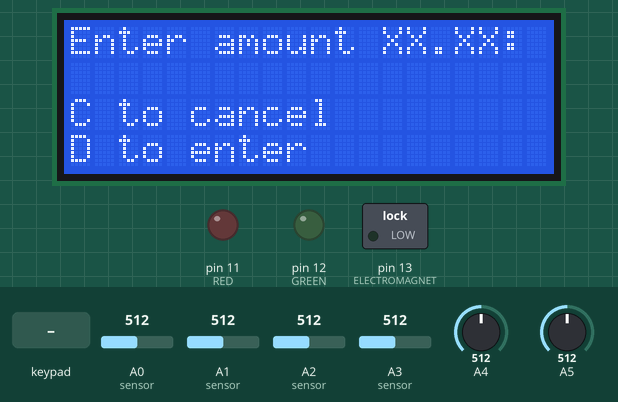
Recording of a sketch running on a simulated Arduino Uno, built with avr-gcc and run on an emulated ATmega328P. Parts: 20×4 character LCD, switched loads named in the sketch (green lamp = pin HIGH), output pins drawn as LEDs (lit = HIGH). The test bench sets the inputs (shaded band); at power-on: A2 (sensor) = 512, A0 (sensor) = 512, A1 (sensor) = 512, A3 (sensor) = 512, A4 = 512, A5 = 512. What the sketch prints to the serial monitor is not drawn.

Above: at 2.2 s.
2.3 s: keypad keys 9 8 7 6 D pressed 0.4 s apart
At 5.3 s:
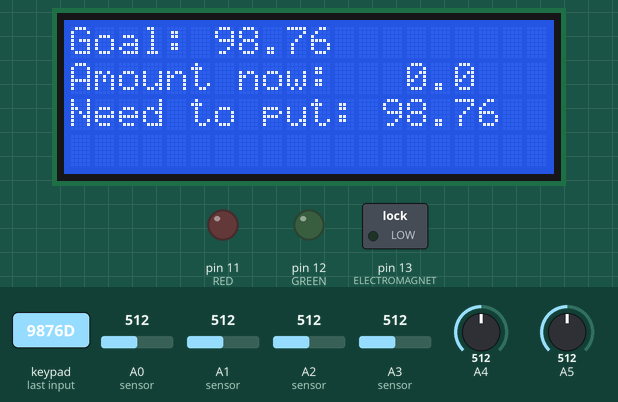
5.9 s: A2 (sensor) set to 290
At 7.8 s:
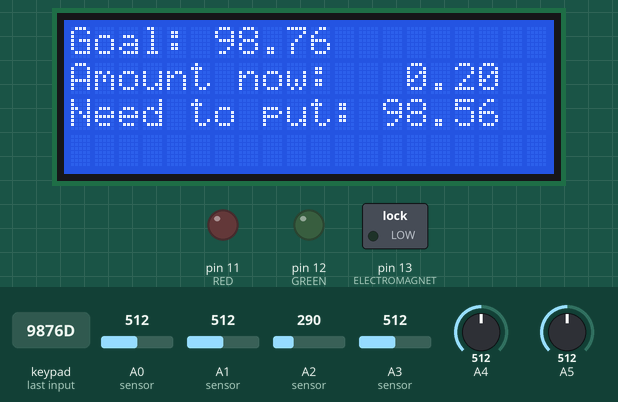
8.1 s: A0 (sensor) set to 290
At 9.7 s:
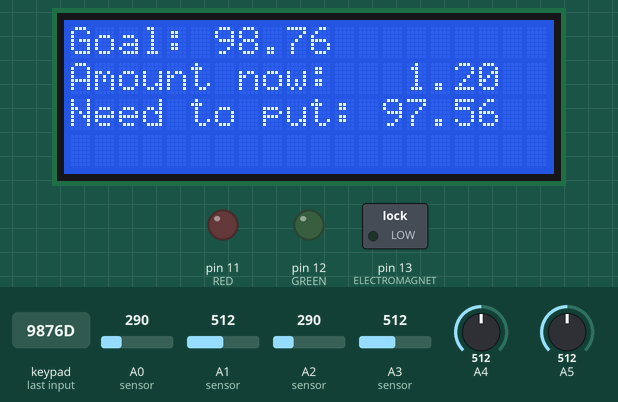
10.3 s: A1 (sensor) set to 290
At 11.4 s:
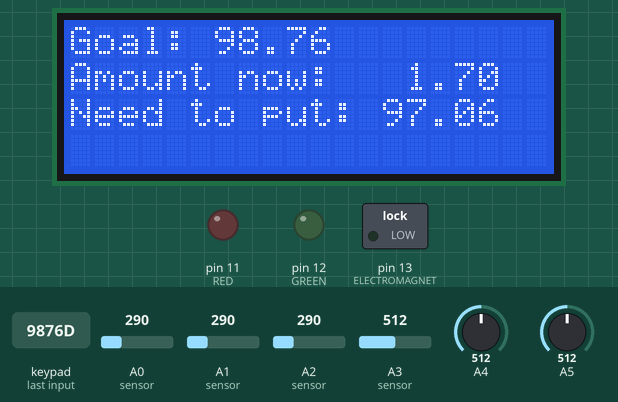
12.5 s: A3 (sensor) set to 290
At 14.2 s:
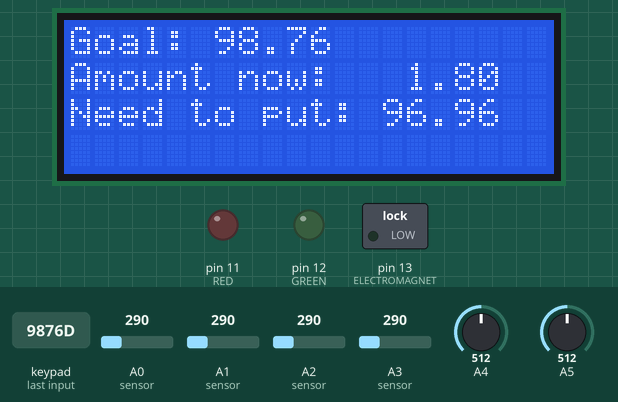
14.7 s: key 'A' pressed
At 16.2 s:
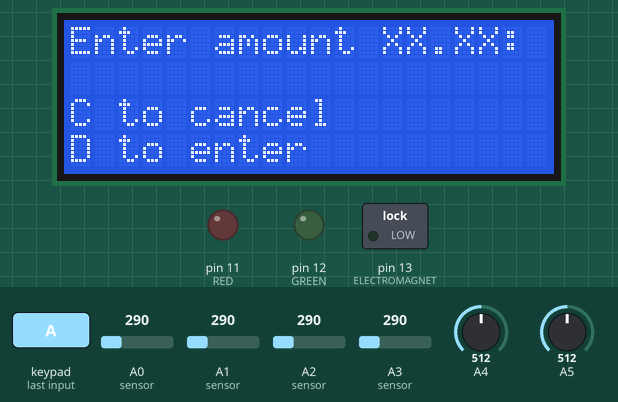
Timing chart, 0 to 17.4 s (numbered marks = the images above; inputs shaded):
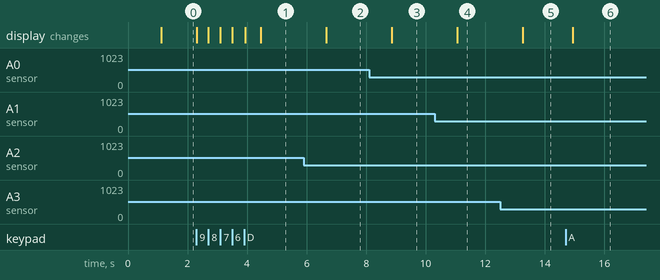

The sketch:

EGSCsketch_jun29a.ino
```cpp
#include <Wire.h>
#include <hd44780.h>
#include <hd44780ioClass/hd44780_I2Cexp.h> // include i/o class header
#include <Keypad.h>

// LEDs

#define RED 11
#define GREEN 12
#define ELECTROMAGNET 13

// KEYPAD

const byte numRows = 4; //number of rows on the keypad
const byte numCols = 4; //number of columns on the keypad

// keymap defines the key pressed according to the row and columns
char keymap[numRows][numCols] = {
  {'1', '2', '3', 'A'},
  {'4', '5', '6', 'B'},
  {'7', '8', '9', 'C'},
  {'*', '0', '#', 'D'}
};

// keypad connections to arduino (change after connecting the rest of the components)
byte rowPins[numRows] = {9,8,7,6}; // rows 0 to 3
byte colPins[numCols]= {5,4,3,2}; // columns 0 to 3

Keypad myKeypad = Keypad(makeKeymap(keymap), rowPins, colPins, numRows, numCols);

// LCD
// LiquidCrystal_I2C lcd(0x3f,20,4);  // set the LCD address to 0x3F for a 20 chars and 4 line display
hd44780_I2Cexp lcd; // declare lcd object: auto locate & config display for hd44780 chip

// PROGRAM VARIABLES

// GETTING AND STORING INPUT

// input is of the format XX.XX
double inputAmt = 0.0;
boolean inputReceived = false;

// CALCULATING CURRENT AMOUNT

int valOneDollar, countOneDollar = 0;
int valFiftyCents, countFiftyCents = 0;
int valTwentyCents, countTwentyCents = 0;
int valTenCents, countTenCents = 0;
int valFiveCents, countFiveCents = 0;
int valCoinInserted = 0; // added by Jia Yi
double currAmt = 0.0;

boolean changedOneDollar = false;
boolean changedFiftyCents = false;
boolean changedTwentyCents = false;
boolean changedTenCents = false;
boolean changedFiveCents = false;

void setup() {
//  Serial.begin(250000);
  Serial.begin(9600);
  pinMode(RED, OUTPUT);
  pinMode(GREEN, OUTPUT);
  pinMode(ELECTROMAGNET, OUTPUT);
//  lcd.init();
//  lcd.backlight();
  lcd.begin(20, 4);
  lcd.clear();
  delay(1000);
}

void getInput() {
  lcd.clear();
  lcd.setCursor(0,0);
  lcd.print("Enter amount XX.XX: ");
  lcd.setCursor(0,2);
  lcd.print("C to cancel");
  lcd.setCursor(0,3);
  lcd.print("D to enter");

  int i = 0;
  char inputArray[5];
  boolean cancelled = false;

  lcd.setCursor(13,1);
  while(i < 5) {
    if(i == 2) {
      inputArray[i] = '.';
      lcd.print(inputArray[i]);
      i++;
    }

    char keyPressed = myKeypad.getKey();

    if(keyPressed != NO_KEY && keyPressed != 'C') {
      inputArray[i] = keyPressed;
      lcd.print(inputArray[i]);
      i++;
    } else if(keyPressed == 'C') {
      lcd.clear();
      lcd.print("Cancelling...");
      cancelled = true;
      delay(2000);
      break;
    }
  }

  if(cancelled == false) {
    Serial.println("entered this");
    inputAmt = atof(inputArray);

    char enterKey = myKeypad.waitForKey();

    if(enterKey == 'D') {
      inputReceived = true;
      Serial.println("received input");
      lcd.clear();
    }
  }
}

void incOneDollar() {
  countOneDollar = countOneDollar + 1;
}

void incFiftyCents() {
  countFiftyCents = countFiftyCents + 1;
}

void incTwentyCents() {
  countTwentyCents = countTwentyCents + 1;
}

void incTenCents() {
  countTenCents = countTenCents + 1;
}

void incFiveCents() {
  countFiveCents = countFiveCents + 1;
}

int getCurrAmtInCents() {
  return (100*countOneDollar + 50*countFiftyCents + 20*countTwentyCents + 10*countTenCents + 5*countFiveCents);
}

int getNumDollars() {
  return (getCurrAmtInCents()/100);
}

int getNumCents() {
  return (getCurrAmtInCents() % 100);
}

double getCurrAmt() {
  double var = getNumDollars() + ((double)getNumCents())/100;
  return var;
}

void printCurrAmt() {
  lcd.setCursor(14, 1); // second row
  lcd.print(getNumDollars());
  lcd.print(".");
  lcd.print(getNumCents());
}

int compareAmts() {
  if(getCurrAmt() > inputAmt) {
    return 1;
  } else if(getCurrAmt() == inputAmt){
    return 0;
  }

  // for all other values
  return -1;
}

void flashGreenLED() {
  digitalWrite(GREEN, HIGH);
}

void flashRedLED() {
  digitalWrite(RED, HIGH);
}

void reset() {
  inputReceived = false;
  countOneDollar = 0;
  countFiftyCents = 0;
  countTwentyCents = 0;
  countTenCents = 0;
  countFiveCents = 0;
  digitalWrite(GREEN, LOW);
  digitalWrite(RED, LOW);
}

void loop() {


    // get input from keypad until it is a valid input
    while(inputReceived != true) {
      Serial.println("test");
      getInput();
      //digitalWrite(ELECTROMAGNET, LOW);  // added by Jia Yi
    }

    lcd.setCursor(0, 0); // first row
    lcd.print("Goal: ");
    lcd.print(inputAmt);

    lcd.setCursor(0, 1); // second row
    lcd.print("Amount now: ");
    valOneDollar = analogRead(A0); // sensor for one dollar connects to A0
    valFiftyCents = analogRead(A1); // sensor for fifty cents connects to A1
    valTwentyCents = analogRead(A2); // sensor for twenty cents connects to A2.
    valTenCents = analogRead(A3); // sensor for ten cents connects to A3

    // ------added by Jia Yi------//
    // A3, A4, A5 ports are faulty
    // 2 photointerruptors are faulty
    // Baud rate differs for every computer
    // My computer can only run baud rate of 9600
    // Other computers may run baud rate of 250000
    Serial.print("ten");
    Serial.print(analogRead(A2));
    Serial.print(" ");
    Serial.print(analogRead(A4));
    Serial.print(" ");
    Serial.print(analogRead(A5));
    Serial.print("\n");
    delay(500);
    //valCoinInserted = analogRead(A4); // sensor for coinInserted connects to A4
    //digitalWrite(ELECTROMAGNET,HIGH); // added by Jia Yi
    // ------Jia Yi's addition ends------//

    //valFiveCents = analogRead(A5); // sensor for five cents connects to A4
    //valFiveCents = digitalRead(10); // sensor for five cents connects to 10
//
//    Serial.print("1: ");
//    Serial.print(valOneDollar);
//    Serial.print(" ");
//    Serial.print("50: ");
//    Serial.print(valFiftyCents);
//    Serial.print(" ");
//    Serial.print("20: ");
//    Serial.print(valTwentyCents);
//    Serial.print(" ");
//    Serial.print("10: ");
//    Serial.print(valTenCents);
//    Serial.print(" ");
//    Serial.print("5: ");
//    Serial.print(valFiveCents);
//    Serial.println("");

    // used an if-else-if ladder because coins are put in one by one (events are mutually exclusive)
    if(valOneDollar < 300 && changedOneDollar != true) {
      // Serial.print("100");
      changedOneDollar = true;
      incOneDollar();
      delay(10);
    }

    else if(valFiftyCents < 300 && changedFiftyCents != true) {
      //Serial.print("50");
      changedFiftyCents = true;
      incFiftyCents();
      delay(10);
    }

    else if(valTwentyCents < 300 && changedTwentyCents != true) {
      //Serial.print("20");
      changedTwentyCents = true;
      incTwentyCents();
      delay(10);
    }

    else if(valTenCents < 300 && changedTenCents != true) {
      //Serial.print("10");
      changedTenCents = true;
      incTenCents();
      delay(10);
    }

//    else if(valFiveCents < 300 && changedFiveCents != true) {
//      //Serial.print("10");
//      changedFiveCents = true;
//      incFiveCents();
//      delay(10);
//    }

    // for next coin initialise the boolean values again
    if(valOneDollar > 300) changedOneDollar = false;
    if(valFiftyCents > 300) changedFiftyCents = false;
    if(valTwentyCents > 300) changedTwentyCents = false;
    if(valTenCents > 300) changedTenCents = false;
    if(valFiveCents > 300) changedFiveCents = false;

    printCurrAmt(); // prints amount after every coin is added

    // compare current total amount with final value to be reached
    lcd.setCursor(0, 2); // third row

    // showing amount that needs to be added
    lcd.print("Need to put: ");
    lcd.print(inputAmt - getCurrAmt());
    // delay(100); // check if delay needs to be added here

    if(compareAmts() == 0) {
      // flash green LED and print
      flashGreenLED();
      delay(1000);
      lcd.clear();
      lcd.print("Congratulations!");
      lcd.setCursor(0, 2); // 3rd row
      lcd.print("Press A to reset");
      char enterKey = myKeypad.waitForKey();

      if(enterKey == 'A') {
        lcd.clear();
        lcd.print("Resetting");
        delay(5000);
        lcd.clear();
        reset();
      }
    } else if(compareAmts() == 1){
      // flash red LED and print
      flashRedLED();
      delay(5000);
      lcd.clear();
      lcd.print("Amount exceeded.");
      lcd.setCursor(0, 2); // 3rd row
      lcd.print("Press A to reset");

      char enterKey = myKeypad.waitForKey();

      if(enterKey == 'A') {
        lcd.clear();
        lcd.print("Resetting");
        delay(1000);
        lcd.clear();
        reset();
      }
    }

    char resetKey = myKeypad.getKey();

    if(resetKey == 'A') {
      reset();
    }
}
```

Measured:
- after the input at 2.3 s, the display: first changes at once (image 1 shows a later state)
- after the input at 5.9 s, the display: changes after 0.76 s (image 2)
- after the input at 8.1 s, the display: changes after 0.76 s (image 3)
- after the input at 10.3 s, the display: changes after 0.76 s (image 4)
- after the input at 12.5 s, the display: changes after 0.75 s (image 5)
- after the input at 14.7 s, the display: changes after 0.24 s (image 6)
